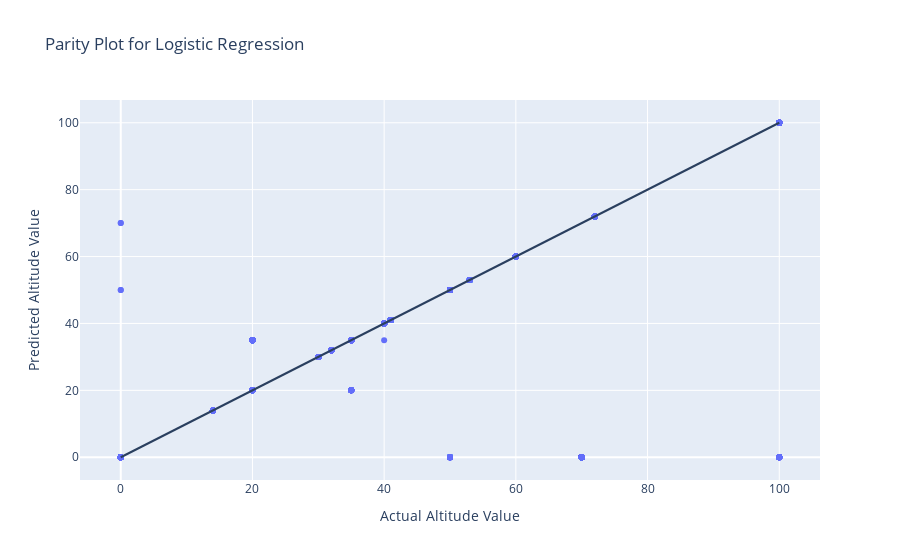

Notebook code cell kept with this figure:
### Markdown cell above
Logistic Regression Model to Predict Altitudes:

### Code cell
# simple logistic regression
logistic_regression = make_pipeline(StandardScaler(), LogisticRegression(penalty = "none"))
logistic_regression.fit(x_train, y_train)
log_mae = mean_absolute_error(y_val, logistic_regression.predict(x_val))
print('The validation MAE for a simple logistic regression model is:', round(log_mae, 3))

# making the parity plot
fig = go.Figure(data = [go.Scatter(x = y_val, y = logistic_regression.predict(x_val), mode = "markers")])

fig.add_shape(type = "line", x0 = y_val.min(), y0 = y_val.min(), x1 = y_val.max(), y1 = y_val.max())

fig.update_xaxes(title_text = "Actual Altitude Value")
fig.update_yaxes(title_text = "Predicted Altitude Value")

# set the plot size
fig.update_layout(title = 'Parity Plot for Logistic Regression', autosize = True)
fig.show()

### Figure 1 — Plotly figure (JSON) as saved in the notebook; plotly's stock layout.template omitted (floating-point values rounded to 4 significant figures; data arrays with more than 128 entries replaced by an {"elided": "..."} marker saying what was removed)
{"data": [{"mode": "markers", "type": "scatter", "x": {"elided": "4339 int values"}, "y": {"elided": "4339 int values"}}], "layout": {"autosize": true, "shapes": [{"type": "line", "x0": 0, "x1": 100, "y0": 0, "y1": 100}], "title": {"text": "Parity Plot for Logistic Regression"}, "xaxis": {"autorange": true, "range": [-5.949, 105.9], "title": {"text": "Actual Altitude Value"}, "type": "linear"}, "yaxis": {"autorange": true, "range": [-8.252, 108.3], "title": {"text": "Predicted Altitude Value"}, "type": "linear"}}}
